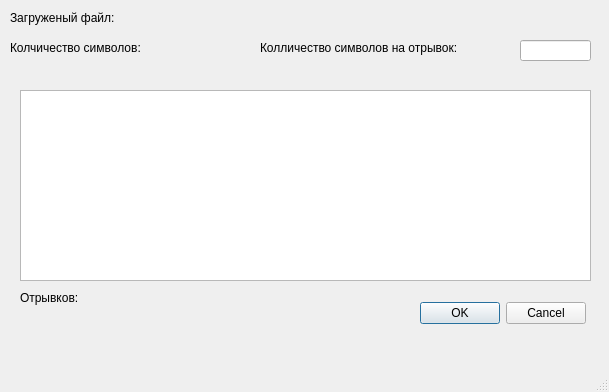
<?xml version="1.0" encoding="UTF-8"?>
<ui version="4.0">
 <class>editText</class>
 <widget class="QMainWindow" name="editText">
  <property name="geometry">
   <rect>
    <x>0</x>
    <y>0</y>
    <width>609</width>
    <height>392</height>
   </rect>
  </property>
  <property name="windowTitle">
   <string>Редактирование текста</string>
  </property>
  <widget class="QWidget" name="centralwidget">
   <widget class="QLabel" name="label">
    <property name="geometry">
     <rect>
      <x>10</x>
      <y>10</y>
      <width>141</width>
      <height>16</height>
     </rect>
    </property>
    <property name="text">
     <string>Загруженый файл:</string>
    </property>
   </widget>
   <widget class="QLabel" name="fileName">
    <property name="geometry">
     <rect>
      <x>150</x>
      <y>10</y>
      <width>131</width>
      <height>16</height>
     </rect>
    </property>
    <property name="text">
     <string/>
    </property>
   </widget>
   <widget class="QLabel" name="label_2">
    <property name="geometry">
     <rect>
      <x>10</x>
      <y>40</y>
      <width>161</width>
      <height>16</height>
     </rect>
    </property>
    <property name="text">
     <string>Колчичество символов:</string>
    </property>
   </widget>
   <widget class="QLabel" name="label_3">
    <property name="geometry">
     <rect>
      <x>180</x>
      <y>40</y>
      <width>62</width>
      <height>15</height>
     </rect>
    </property>
    <property name="text">
     <string/>
    </property>
   </widget>
   <widget class="QLabel" name="label_4">
    <property name="geometry">
     <rect>
      <x>260</x>
      <y>40</y>
      <width>251</width>
      <height>16</height>
     </rect>
    </property>
    <property name="text">
     <string>Колличество символов на отрывок:</string>
    </property>
    <property name="wordWrap">
     <bool>true</bool>
    </property>
   </widget>
   <widget class="QTextEdit" name="textEdit">
    <property name="geometry">
     <rect>
      <x>20</x>
      <y>90</y>
      <width>571</width>
      <height>191</height>
     </rect>
    </property>
   </widget>
   <widget class="QLineEdit" name="lineEdit">
    <property name="geometry">
     <rect>
      <x>520</x>
      <y>40</y>
      <width>71</width>
      <height>21</height>
     </rect>
    </property>
   </widget>
   <widget class="QLabel" name="label_5">
    <property name="geometry">
     <rect>
      <x>20</x>
      <y>290</y>
      <width>71</width>
      <height>16</height>
     </rect>
    </property>
    <property name="text">
     <string>Отрывков:</string>
    </property>
   </widget>
   <widget class="QLabel" name="passage">
    <property name="geometry">
     <rect>
      <x>100</x>
      <y>290</y>
      <width>62</width>
      <height>15</height>
     </rect>
    </property>
    <property name="text">
     <string/>
    </property>
   </widget>
   <widget class="QDialogButtonBox" name="buttonBox">
    <property name="geometry">
     <rect>
      <x>410</x>
      <y>300</y>
      <width>176</width>
      <height>27</height>
     </rect>
    </property>
    <property name="standardButtons">
     <set>QDialogButtonBox::Cancel|QDialogButtonBox::Ok</set>
    </property>
   </widget>
  </widget>
  <widget class="QMenuBar" name="menubar">
   <property name="geometry">
    <rect>
     <x>0</x>
     <y>0</y>
     <width>609</width>
     <height>25</height>
    </rect>
   </property>
  </widget>
  <widget class="QStatusBar" name="statusbar"/>
 </widget>
 <resources/>
 <connections/>
</ui>
